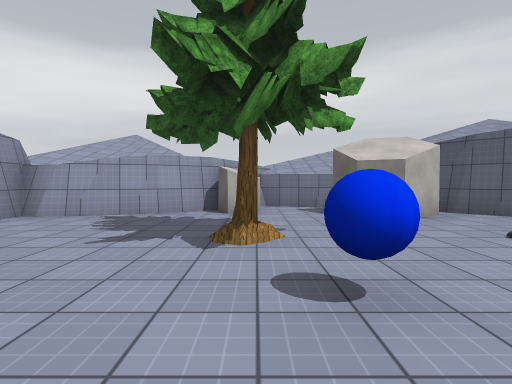
view 1 (above)

14 first-person views from a walk through a Unity game level. The camera is 1.3 m above the floor, tilts 2° down and sees 80° across. The floor is counted in squares, 2 m on a side. Each view is taken from the middle of a square. On the plan, view 1 faces up. The plan holds only what a view shows up to about 10 squares ahead; the rest is blank. The place goes on beyond the plan. The player is left out. Some surface patterns are stand-ins.

view 2
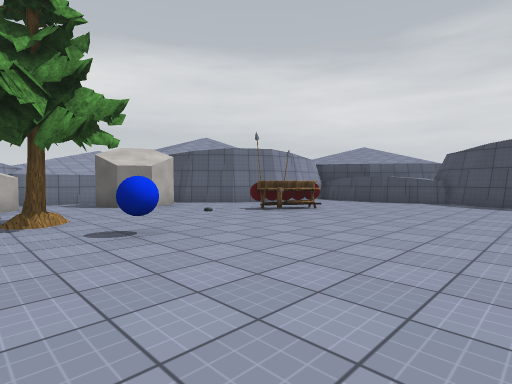

view 3
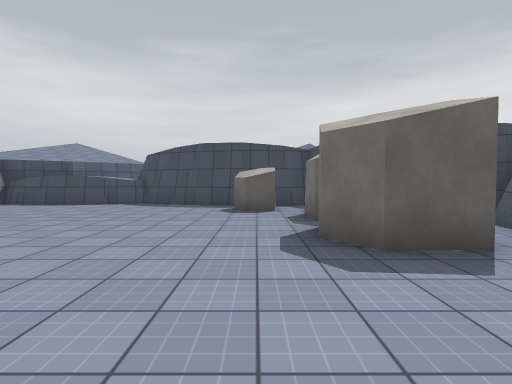

view 4
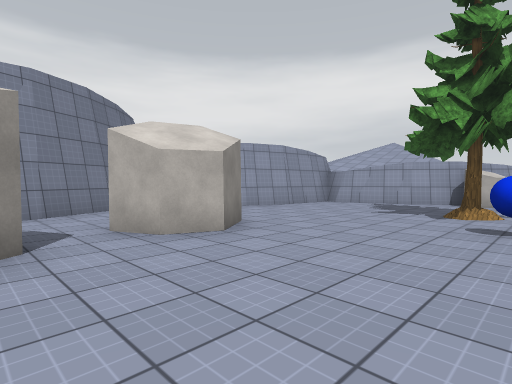

view 5
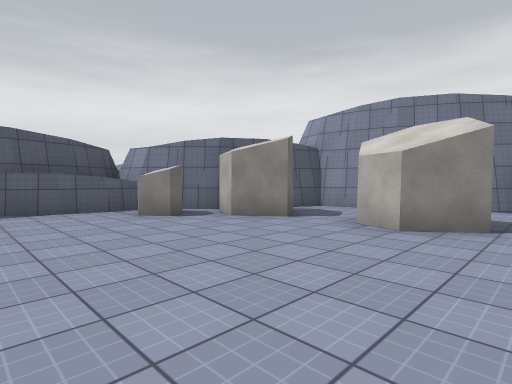

view 6
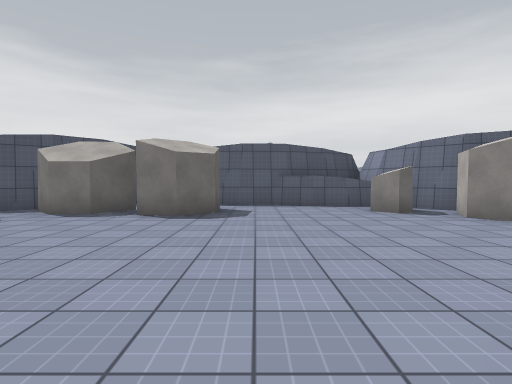

view 7
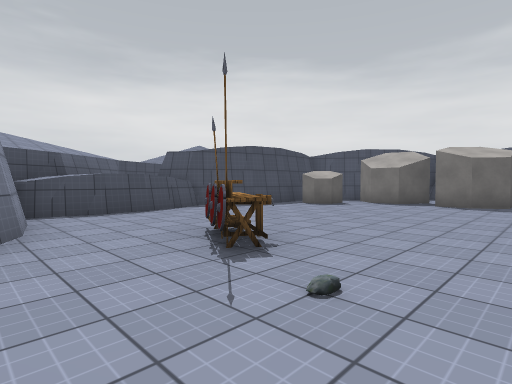

view 8
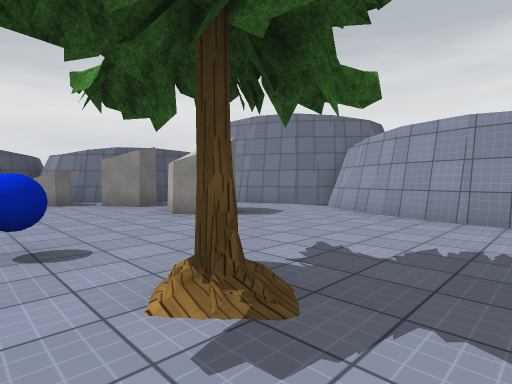

view 9
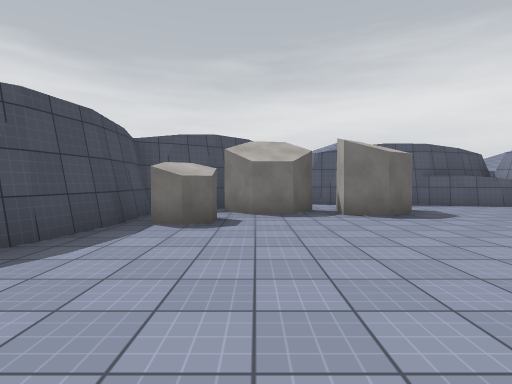

view 10
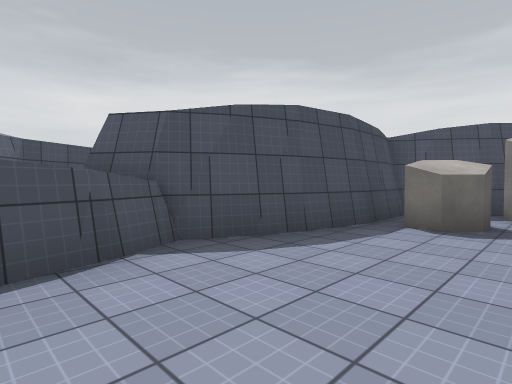

view 11
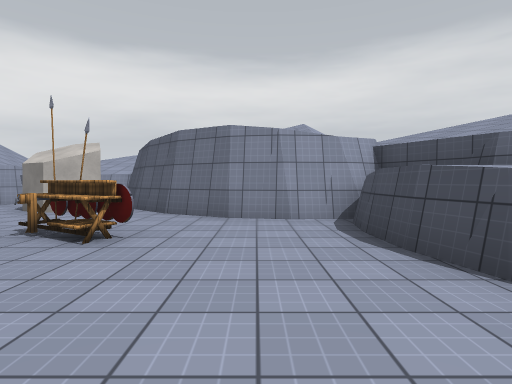

view 12
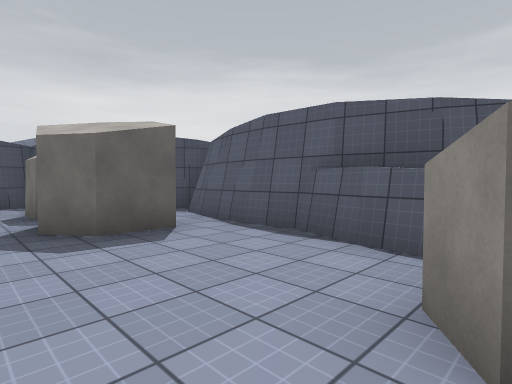

view 13
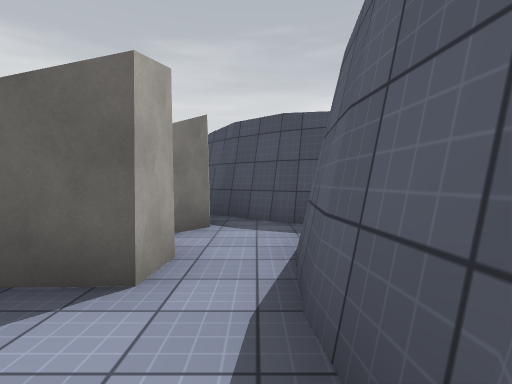

view 14
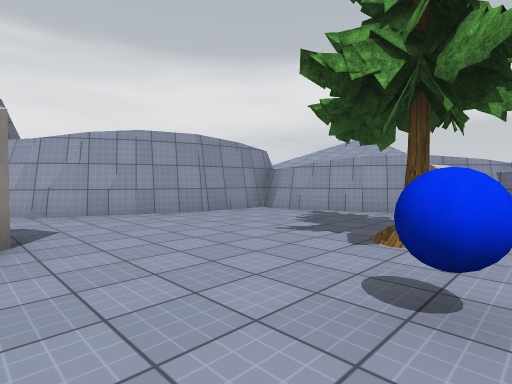

### Floor plan
Key: @ floor where view 1 was taken; # wall or solid block; . floor; ^ raised ledge; R rock; B ball; O other object.
Columns run from 6 left of view 1 to 10 right of it. Each row starts with its distance up from view 1.
  8       ###
  7    ####...##
  6  ###....##.##
  5  #..........#####
  4  #....O........^#
  3 ##.......R.O...##
  2 #......B...O...#
  1 #..............^^
  0 #..#..@........##
 -1 #..#...........#
 -2 #..............#
 -3 ##.##........#.#
 -4  ####....##.#..#
 -5    ###...####.##
 -6     ###......##
 -7      #########

Where each view was taken, in squares from view 1:
view 1: 0 up, 0 right, facing up
view 2: 2 down, 1 left, facing up-right
view 3: 3 down, 0 right, facing right
view 4: 3 down, 1 right, facing up-left
view 5: 1 up, 2 right, facing down-left
view 6: 2 up, 2 right, facing down
view 7: 5 up, 2 right, facing down-right
view 8: 5 up, 1 right, facing down-left
view 9: 2 up, 6 right, facing down
view 10: 2 up, 6 right, facing down-right
view 11: 1 down, 7 right, facing up
view 12: 3 down, 1 left, facing down-right
view 13: 6 down, 1 right, facing right
view 14: 0 up, 1 right, facing up-left
